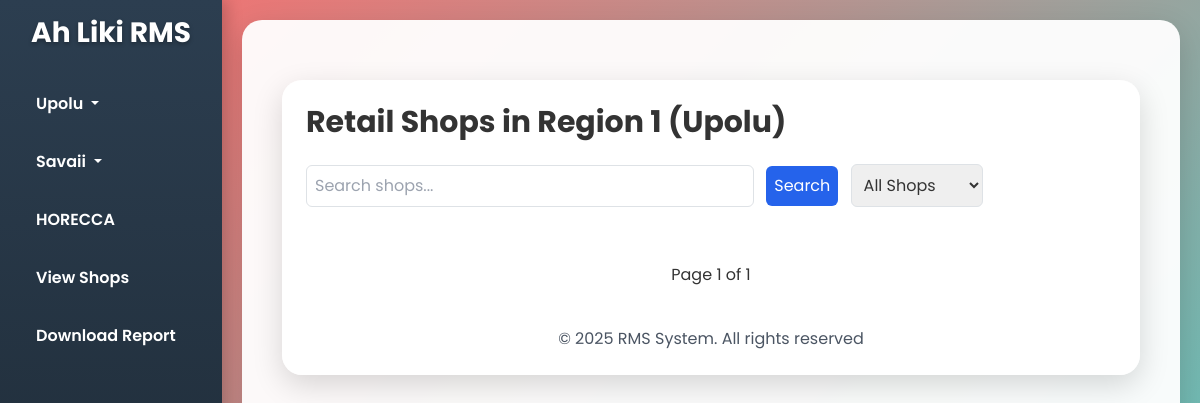
Page /upolu/Region 1/ on the earlier database version.
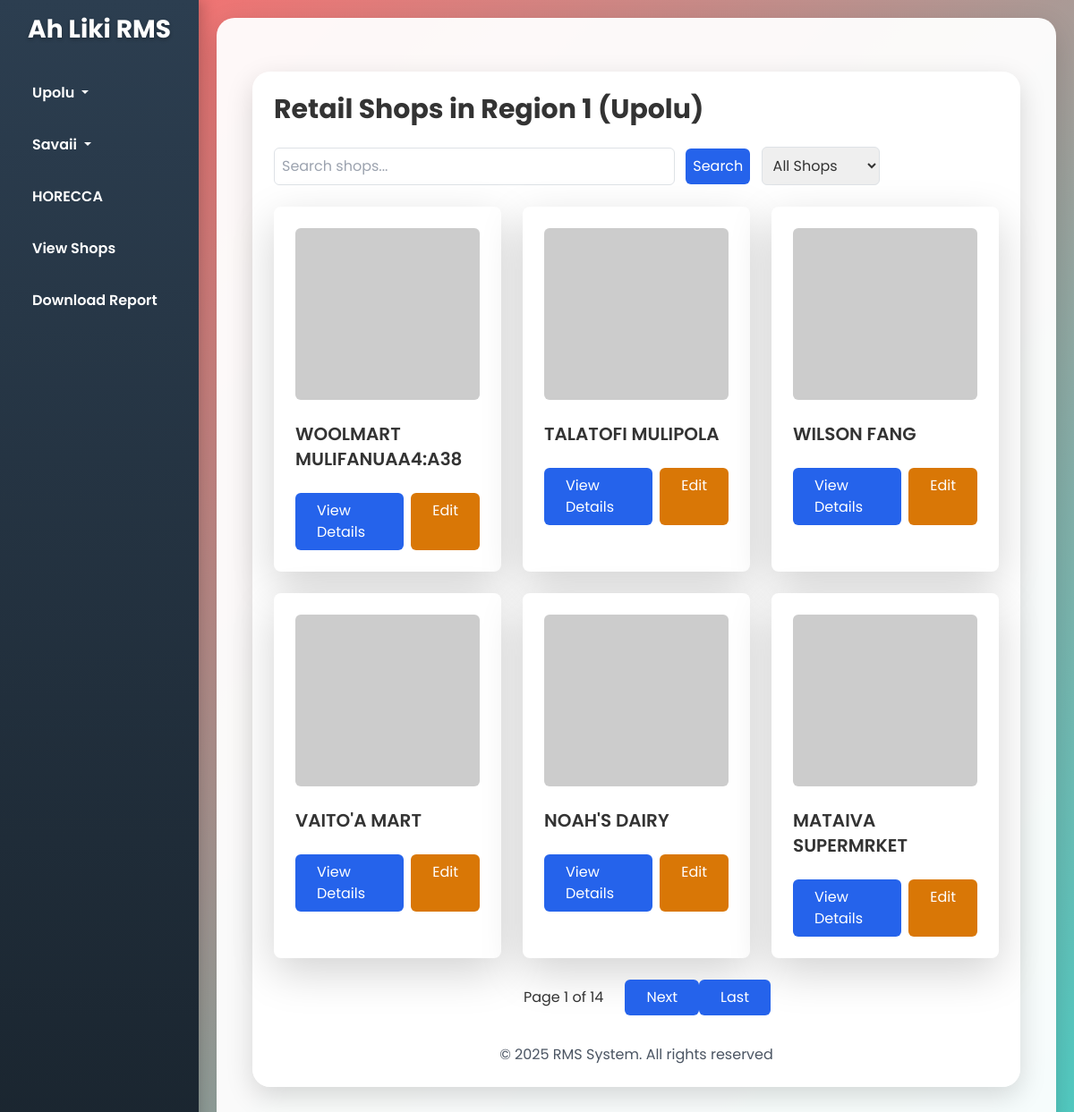
Same page on the later database version.
### shops/models.py (models this page shows, shortened)
class Shop(models.Model):
    ISLAND_CHOICES = [
        ('Upolu', 'Upolu'),
        ('Savaii', 'Savaii'),
    ]
    REGION_CHOICES = [
        ('Region 1', 'Region 1'),
        ('Region 2', 'Region 2'),
        ('Region 3', 'Region 3'),
        ('Region 4', 'Region 4'),
    ]
    name = models.CharField(max_length=255)
    owner = models.CharField(max_length=255, blank=True, null=True, default='n/a')
    phone = models.CharField(max_length=15, blank=True, null=True, default='n/a')
    address = models.CharField(max_length=255, blank=True, null=True, default='n/a')
    island = models.CharField(max_length=50, choices=ISLAND_CHOICES, default='Upolu')
    region = models.CharField(max_length=50, choices=REGION_CHOICES, default='Region 1')
    business_license = models.ImageField(upload_to='media/licenses/' , blank=True, null=True)
    tip_top = models.BooleanField(default=False)

### shops/views.py (the view)
# urls.py: path('upolu/<str:region>/', views.upolu_shops, name='upolu_shops'),
def upolu_shops(request, region):
    query = request.GET.get('q')
    tip_top = request.GET.get('tip_top')
    shops = Shop.objects.filter(island='Upolu', region=region)
    if query:
        shops = shops.filter(name__icontains=query)
    if tip_top is not None:
        if tip_top == '1':
            shops = shops.filter(tip_top=True)
        elif tip_top == '0':
            shops = shops.filter(tip_top=False)
    paginator = Paginator(shops, 6)
    page_number = request.GET.get('page')
    page_obj = paginator.get_page(page_number)
    return render(request, 'shops/upolu_shops.html', {'page_obj': page_obj, 'region': region})

### shops/templates/shops/upolu_shops.html (shortened to what this page needs)
{% extends 'shops/base.html' %}
{% block content %}
<div class="container mx-auto p-4">
    <h1 class="text-3xl font-bold mb-6">Retail Shops in {{ region }} (Upolu)</h1>
    <form method="GET" class="mb-6">
        <input type="text" name="q" placeholder="Search shops..." value="{{ request.GET.q }}" class="border p-2 rounded w-full max-w-md">
        <button type="submit" class="bg-blue-600 text-white p-2 rounded ml-2">Search</button>
        <select name="tip_top" class="border p-2 rounded ml-2">
            <option value="">All Shops</option>
        </select>
    </form>
    <div class="grid grid-cols-1 md:grid-cols-2 lg:grid-cols-3 gap-6">
        {% for shop in page_obj %}
        <div class="bg-white rounded-lg shadow-lg p-4">
            <div class="mb-4">
                {% if shop.images.first %}
                    <img src="{{ shop.images.first.image.url }}" alt="{{ shop.name }}" class="w-full h-48 object-cover rounded">
                {% else %}
                    <img src="https://via.placeholder.com/150" alt="No image" class="w-full h-48 object-cover rounded">
                {% endif %}
            </div>
            <h2 class="text-xl font-semibold">{{ shop.name }}</h2>
            <div class="mt-4 flex space-x-2">
                <a href="{% url 'shop_detail' shop.id %}" class="bg-blue-600 text-white px-4 py-2 rounded hover:bg-blue-700">View Details</a>
                <a href="{% url 'edit_shop' shop.id %}" class="bg-yellow-600 text-white px-4 py-2 rounded hover:bg-yellow-700">Edit</a>
            </div>
        </div>
        {% endfor %}
    </div>
    <div class="mt-6 flex justify-center">
        <div class="inline-flex">
            <span class="flex items-center px-4 py-2">Page {{ page_obj.number }} of {{ page_obj.paginator.num_pages }}</span>
            {% if page_obj.has_next %}
                <a href="?page={{ page_obj.next_page_number }}" class="bg-blue-600 text-white px-4 py-2 rounded hover:bg-blue-700">Next</a>
                <a href="?page={{ page_obj.paginator.num_pages }}" class="bg-blue-600 text-white px-4 py-2 rounded hover:bg-blue-700">Last</a>
            {% endif %}
        </div>
    </div>
    <footer class="mt-8 text-center text-gray-600">
        <p>© 2025 RMS System. All rights reserved</p>
    </footer>
</div>
{% endblock %}

Differences in the rows shown:
added Shop: name "WOOLMART MULIFANUAA4:A38"
added Shop: name "TALATOFI MULIPOLA"
added Shop: name "WILSON FANG"
added Shop: name "VAITO'A MART"
added Shop: name "NOAH'S DAIRY"
added Shop: name "MATAIVA SUPERMRKET"
Other differences:
{{ page_obj.paginator.num_pages }}: "1" → "14"
text now shown: "Next Last"
